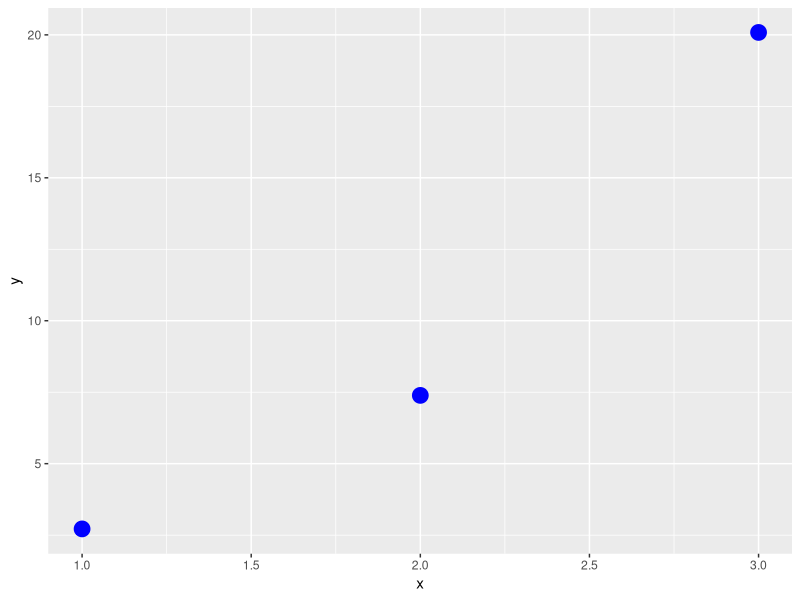
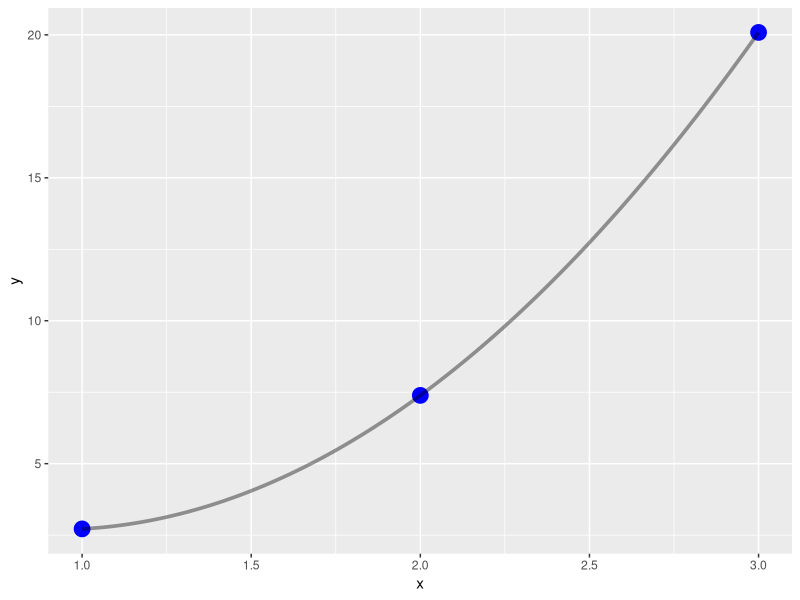
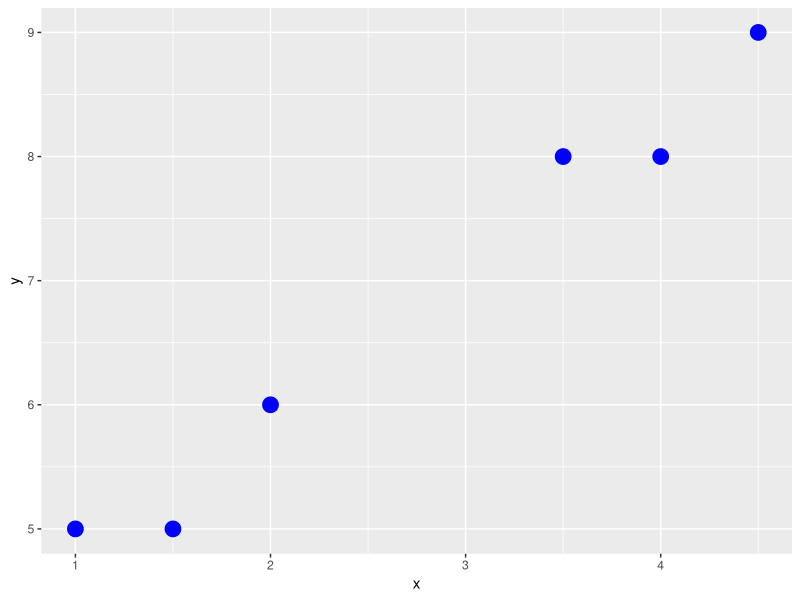
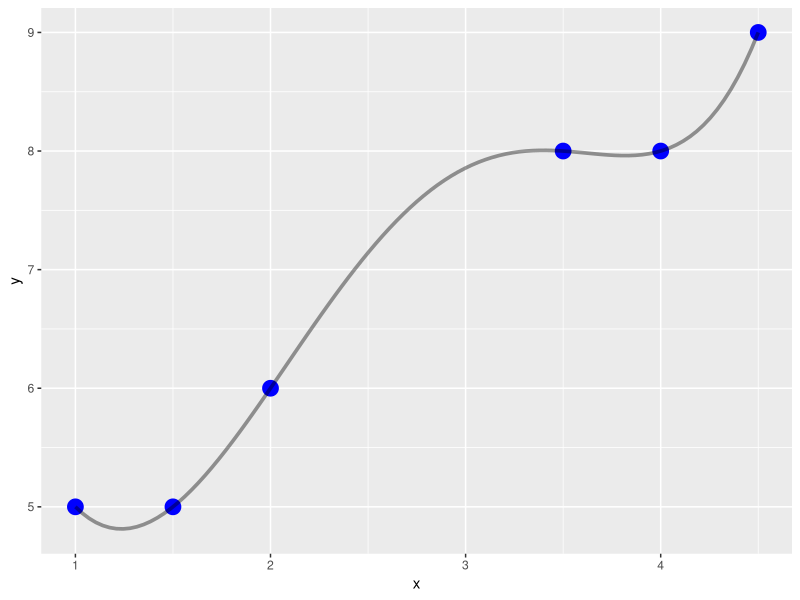

These charts were generated, in order, by the following R code:
## ---- chunk 1
library(ggplot2)
library(polynom)
## ---- chunk 2
x <- c(1, 2, 3)
y <- c(2.7183, 7.3891, 20.0855)
dat <- data.frame(cbind(x, y))

ggplot(dat, aes(x=x, y=y)) + geom_point(size=5, col='blue')
## ---- chunk 3
poly.calc(x, y)
## ---- chunk 4
f <- function(x) {
return(6.0731 - 7.3676*x + 4.0128*x^2)
}

ggplot(dat, aes(x=x, y=y)) +
geom_point(size=5, col='blue') +
stat_function(fun = f, size=1.25, alpha=0.4)

f(2.6)
## ---- chunk 5
library(ggplot2)
library(polynom)
## ---- chunk 6
x <- c(1, 1.5, 2, 4, 3.5, 4.5)
y <- c(5, 5, 6, 8, 8, 9)
dat <- data.frame(cbind(x, y))

ggplot(dat, aes(x=x, y=y)) + geom_point(size=5, col='blue')
## ---- chunk 7
poly.calc(x, y)
## ---- chunk 8
f <- function(x) {
return(12 - 13.60952*x + 7.761905*x^2 - x^3 -  
0.1904762*x^4 + 0.03809524*x^5)
}

ggplot(dat, aes(x=x, y=y)) +
geom_point(size=5, col='blue') +
stat_function(fun = f, size=1.25, alpha=0.4)

f(5)
